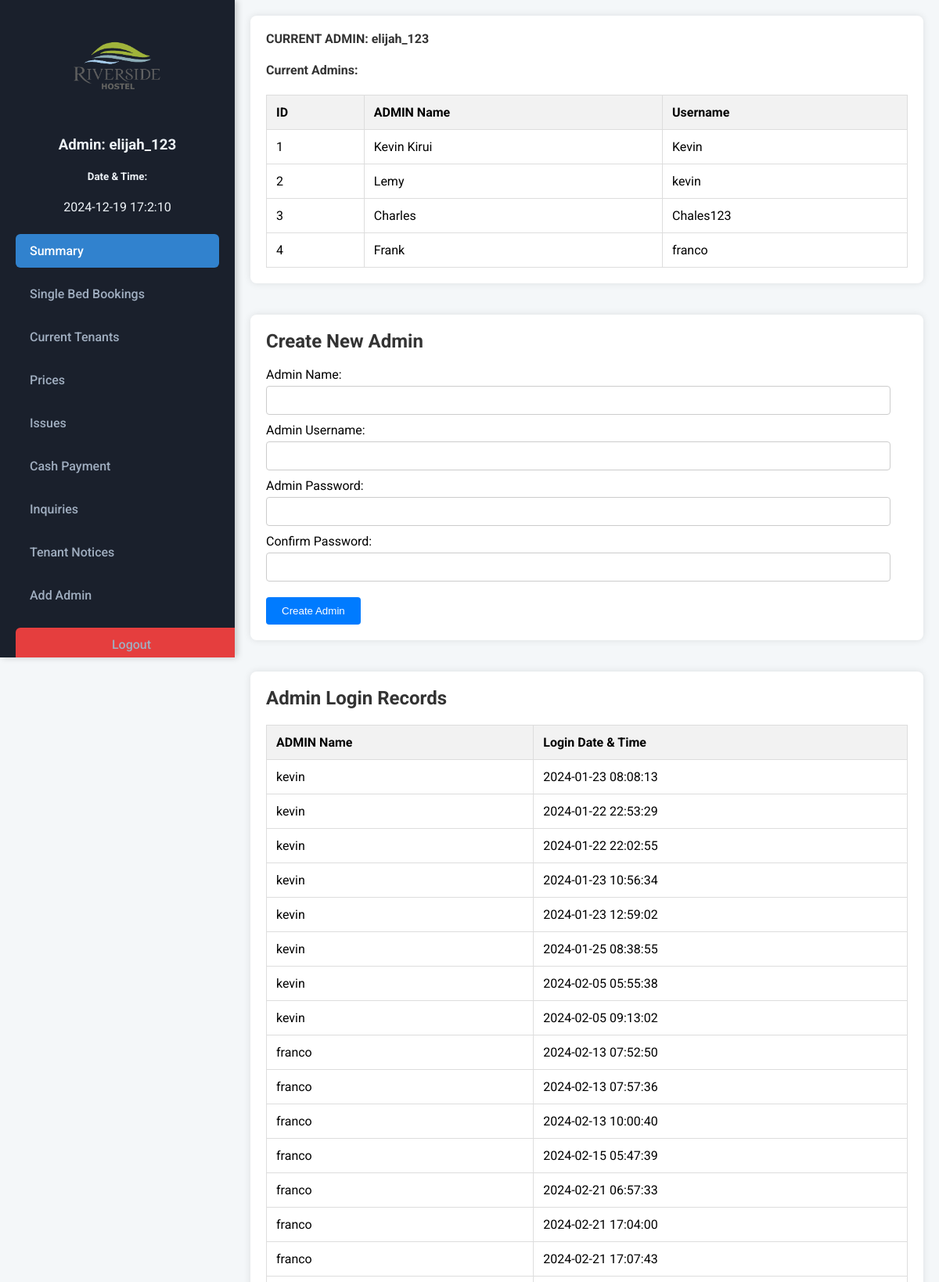
The page /ADMIN/newadmin.php (signed in, upper part) on the database its author committed.
### tables this page shows
CREATE TABLE `loginform` (
  `NO` int(11) NOT NULL,
  `Name` varchar(200) NOT NULL,
  `Username` varchar(30) NOT NULL,
  `Password` varchar(30) NOT NULL
);

CREATE TABLE `adminloginrecords` (
  `AdminName` varchar(11) NOT NULL,
  `RecordTime` timestamp NOT NULL DEFAULT current_timestamp() ON UPDATE current_timestamp()
);

### ADMIN/newadmin.php (the view, shortened to what this page needs)
<?php
include 'connection.php';
$sql = "SELECT * FROM loginform";
$result = $conn->query($sql);
?>
<!DOCTYPE html>
<html lang="en">
<head>
</head>
<body>
    <div style="display: flex;">
        <div class="side">
            <?php include ("base.php") ?>
        </div>
        <div class="tabo">
            <main>
                <div class="section">
                    <div class="display">
                        <h4>CURRENT ADMIN: <?php echo $_SESSION["username"]; ?></h4>
                        <h4>Current Admins:</h4>
                        <?php
                        echo "<table>";
                        echo "<tr><th>ID</th><th>ADMIN Name</th><th>Username</th></tr>";
                        while ($row = $result->fetch_assoc()) {
                            echo "<tr>";
                            echo "<td>" . $row['NO'] . "</td>";
                            echo "<td>" . $row['Name'] . "</td>";
                            echo "<td>" . $row['Username'] . "</td>";
                            echo "</tr>";
                        }
                        echo "</table>";
                        ?>
                    </div>
                    <div class="registration">
                        <form autocomplete="off" action="process_formadmin.php" method="post">
                            <h2><b>Create New Admin</b></h2>
                            <label for="adminName">Admin Name:</label>
                            <input autocomplete="false" type="text" id="adminName" name="adminName" required>
                            <label for="adminEmail">Admin Username:</label>
                            <input autocomplete="false" type="text" id="adminEmail" name="adminusername" required>
                            <label for="adminPassword">Admin Password:</label>
                            <input autocomplete="false" type="password" id="adminPassword" name="Password" required>
                            <label for="confirmPassword">Confirm Password:</label>
                            <input autocomplete="false" type="password" id="confirmPassword" name="confirmPassword"
                                required>
                            <input type="submit" value="Create Admin">
                        </form>
                    </div>
                    <div class="adminrecords">
                        <h2>Admin Login Records</h2>
                        <?php
                        $sql = "SELECT * FROM adminloginrecords";
                        $result = $conn->query($sql);
                        echo "<table>";
                        echo "<tr><th>ADMIN Name</th><th>Login Date & Time</th></tr>";
                        while ($row = $result->fetch_assoc()) {
                            echo "<tr>";
                            echo "<td>" . $row['AdminName'] . "</td>";
                            echo "<td>" . $row['RecordTime'] . "</td>";
                            echo "</tr>";
                        }
                        echo "</table>";
                        ?>
                    </div>
                </div>
            </main>
        </div>
</body>
</html>

### ADMIN/newadmin.php (style rules this page uses)
body { font-family: Arial, sans-serif; margin: 0; padding: 0; background-color: #f4f4f4; }
main { padding: 20px; }
.section { display: flex; flex-wrap: wrap; justify-content: space-around; gap: 20px; }
.display, .registration, .adminrecords { background-color: #fff; border-radius: 8px; box-shadow: 0 0 10px rgba(0, 0, 0, 0.1); padding: 20px; flex: 1 1 45%; margin-bottom: 20px; }
.display h4, .registration h2, .adminrecords h2 { margin-top: 0; color: #333; }
table { width: 100%; border-collapse: collapse; margin-top: 20px; }
th, td { padding: 12px; border: 1px solid #ddd; text-align: left; }
th { background-color: #f2f2f2; }
label { display: block; margin-top: 10px; }
input[type="text"], input[type="password"] { width: calc(100% - 22px); padding: 10px; margin-top: 5px; border: 1px solid #ccc; border-radius: 4px; box-sizing: border-box; }
input[type="submit"] { margin-top: 20px; padding: 10px 20px; background-color: #007bff; color: white; border: none; border-radius: 4px; cursor: pointer; }

### ADMIN/base.php (style rules this page uses)
body { background-color: #f4f7f9; font-family: 'Roboto', sans-serif; margin: 0; padding: 0; }

### rows shown on the page
loginform: NO "1", Name "Kevin Kirui", Username "Kevin"
loginform: NO "2", Name "Lemy", Username "kevin"
loginform: NO "3", Name "Charles", Username "Chales123"
loginform: NO "4", Name "Frank", Username "franco"
adminloginrecords: AdminName "kevin", RecordTime "2024-01-23 08:08:13"
adminloginrecords: AdminName "kevin", RecordTime "2024-01-22 22:53:29"
adminloginrecords: AdminName "kevin", RecordTime "2024-01-22 22:02:55"
adminloginrecords: AdminName "kevin", RecordTime "2024-01-23 10:56:34"
adminloginrecords: AdminName "kevin", RecordTime "2024-01-23 12:59:02"
adminloginrecords: AdminName "kevin", RecordTime "2024-01-25 08:38:55"
adminloginrecords: AdminName "kevin", RecordTime "2024-02-05 05:55:38"
adminloginrecords: AdminName "kevin", RecordTime "2024-02-05 09:13:02"
adminloginrecords: AdminName "franco", RecordTime "2024-02-13 07:52:50"
adminloginrecords: AdminName "franco", RecordTime "2024-02-13 07:57:36"
adminloginrecords: AdminName "franco", RecordTime "2024-02-13 10:00:40"
adminloginrecords: AdminName "franco", RecordTime "2024-02-15 05:47:39"
adminloginrecords: AdminName "franco", RecordTime "2024-02-21 06:57:33"
adminloginrecords: AdminName "franco", RecordTime "2024-02-21 17:04:00"
adminloginrecords: AdminName "franco", RecordTime "2024-02-21 17:07:43"

### other values the page prints
$_SESSION['username'] "elijah_123"
$_SESSION["username"] "elijah_123"
